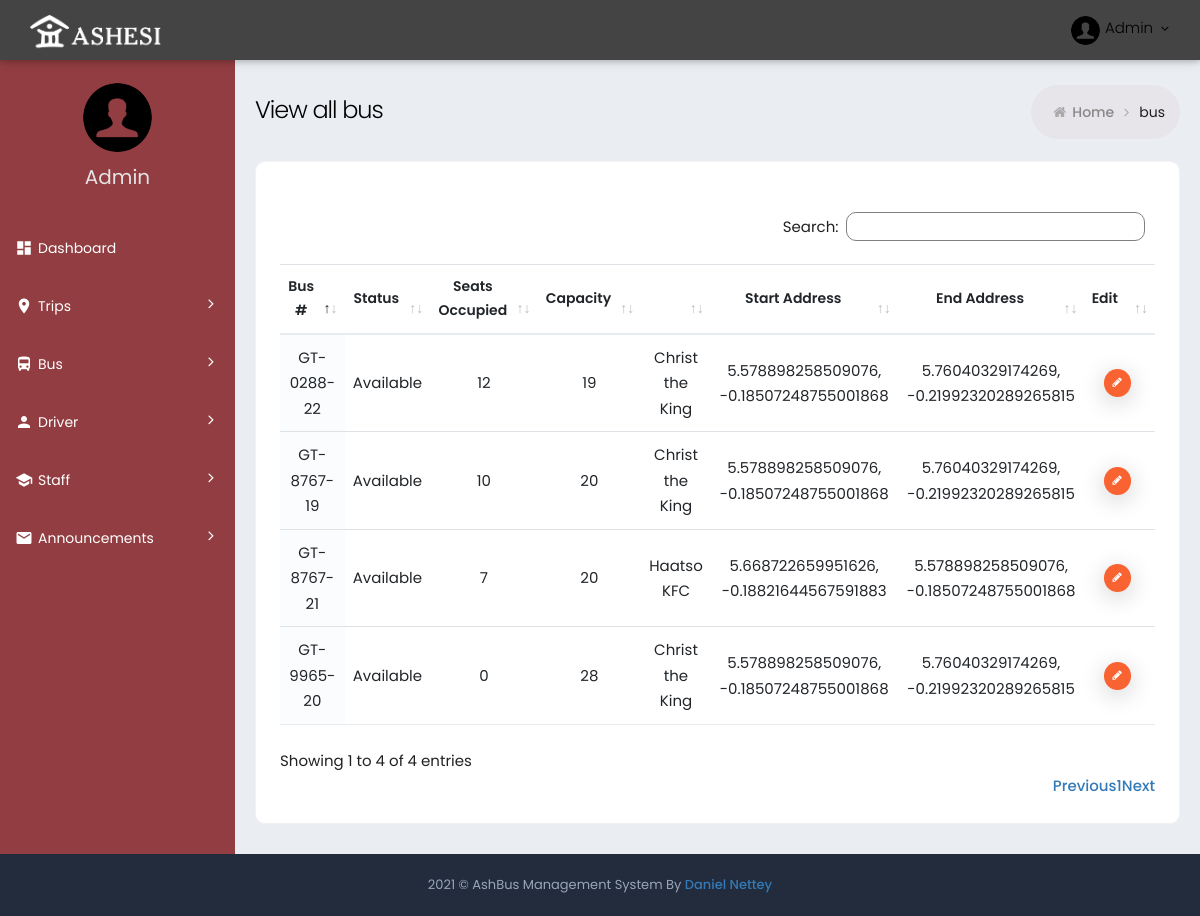
Page /bus/ on the earlier database version.
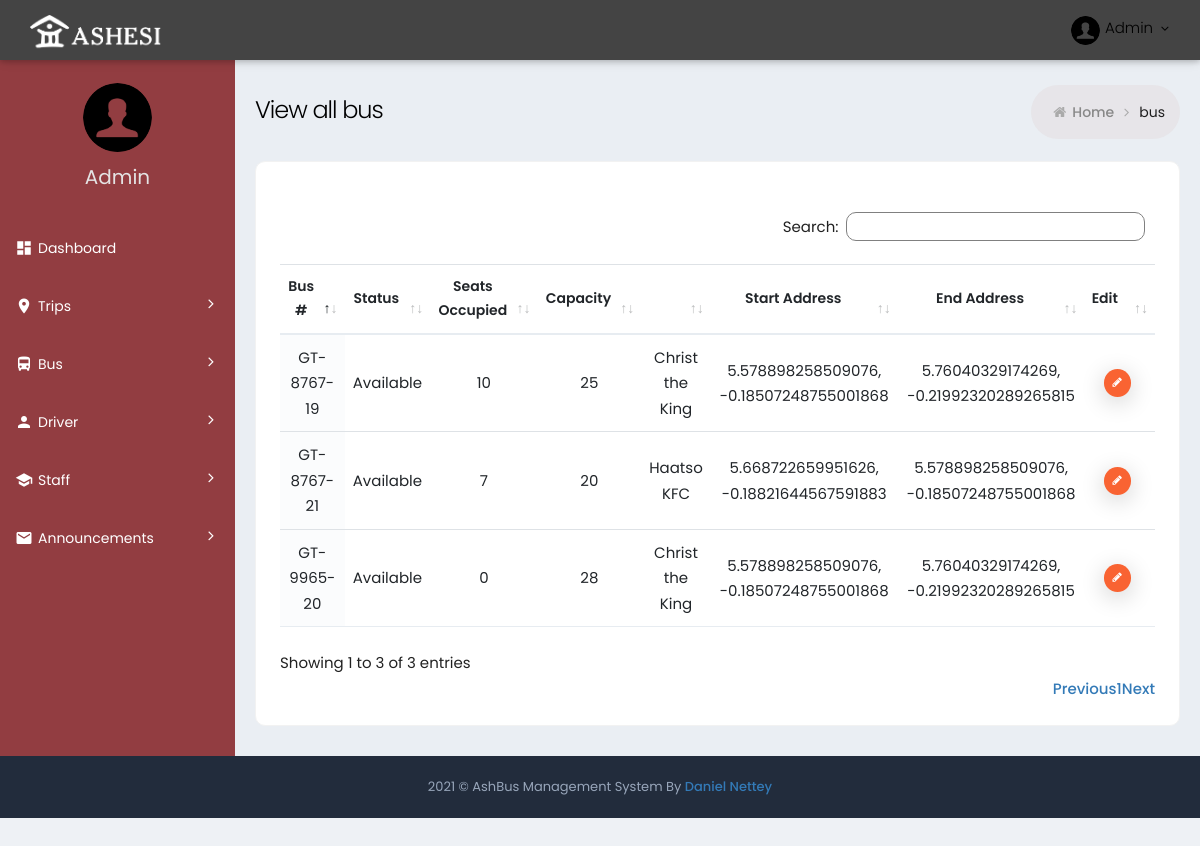
Same page on the later database version.
### ashbus/ashbus_web/models.py (models this page shows, shortened)
class Bus(models.Model):
    bus_number = models.CharField(max_length=40)
    status = models.CharField(max_length=20)
    capacity = models.IntegerField()
    seats_occupied = models.IntegerField()
    location = models.CharField(max_length=60)
    address = models.CharField(max_length=80)
    route = models.ForeignKey(Route, on_delete=models.CASCADE)

class Route(models.Model):
    start_address = models.CharField(max_length=60,default = "")
    end_address = models.CharField(max_length=60, default = "Ashesi University")
    start_location = models.CharField(max_length=40)
    end_location = models.CharField(max_length=40)
    route = models.TextField(default="w}qa@fwc@DP@zAHPF@ZBAZ@rGClJAzLEhXCpWGfN?fI?rHC~QCvH?xIGdYEbE?rFCx\\EdSCze@GfNAD?~DAlAG?G@MJEBKBa@AqGEkE@mNE_K?cK?gDDiCXoAXuClAyE~Bg@R]DK@]FE?EBCD?@?@CHEHGLmAjAgAnAwCtDiCnDkChDs@p@cGbEq@Z}@n@HTo@Pq@ZQLyApAo@`@s@VgB\\qA`@aDjA}FlBmA\\uAV_E\\yGh@kAFc@@c@Ci@IaBQ{AUgEc@uI}@eFe@uASyDs@uD}@wGoAuFy@eCKmCYeKcA}MsAkMuAuFs@cKaAgHq@mDm@a@I}Bu@iCeAuB_A_I_EyAi@wA]gAOeAGa@Aa@?eANcCZoAPwCTaCBsOw@_DOcJA_AA_AI_AG_Dk@{Bs@}@c@oEkCwBqAeFmDoDeCaDuBkC_BsAq@sCkAgFmByIeDm@]q@i@}EoGaC_DqA{As@k@m@UmBg@kFmAsIoBkD{@gAQkCYcD[oDWcCY}Bg@eBc@aDiAuBo@iDkAWK{@g@g@_@[c@W{@KyBG_@Om@gAoBUa@kA}A[W_Ag@iAm@yAgA{GyEaCeBaAo@cCeBsA_Ao@[wBu@[IA]Cc@[kD@k@Ha@N_@j@w@V[pAeA`BgAv@Uj@GXBtBb@b@LdDfAbDlA`Cz@jAj@TRFJRz@F^z@V")

### ashbus/ashbus_web/views.py (the view)
# urls.py: path('bus/', BusView, name="bus"),
def BusView(request):
    bus = Bus.objects.all()
    return render(request, "bus.html", {"bus":bus})

### ashbus/ashbus_web/templates/bus.html
{% extends 'innerBase.html'  %}
{% block Content %}
<div class="page-content-wrapper">
	<div class="page-content">
		<div class="page-bar">
			<div class="page-title-breadcrumb">
				<div class=" pull-left">
					<div class="page-title">View all bus</div>
				</div>
				<ol class="breadcrumb page-breadcrumb pull-right">
					<li><i class="fa fa-home"></i>&nbsp;<a class="parent-item" href="{% url 'index' %}">Home</a>&nbsp;<i
							class="fa fa-angle-right"></i>
					</li>
					<li class="active">bus</li>
				</ol>
			</div>
		</div>
		<div class="row">
			<div class="col-md-12">
				<div class="card card-box">
					<div class="card-body ">
						<div class="row p-b-20">
						</div>
						<div class="table-scrollable">
							<table class="table table-hover table-checkable order-column full-width" id="example4">
								<thead>
									<tr>
										<th class="center"> Bus # </th>
										<th class="center"> Status </th>
										<th class="center"> Seats Occupied </th>
										<th class="center"> Capacity </th>
										<th class="center">  </th>
										<th class="center"> Start Address </th>
										<th class="center"> End Address </th>
										<th class="center"> Edit </th>
									</tr>
								</thead>
								<tbody>
									{% for bus in bus%}
									<form action="">
										<tr class="odd gradeX">
											<td class="center"> {{ bus.bus_number }} </td>
											<td class="center"> {{ bus.status }} </td>
											<td class="center"> {{ bus.seats_occupied }} </td>
											<td class="center"> {{ bus.capacity }} </td>											<td class="center"> {{ bus.route.start_address }} </td>
											<td class="center"> {{ bus.route.start_location }} </td>
											<td class="center"> {{ bus.route.end_location }} </td>
											<td class="center">
												<a href="{% url 'edit_bus' bus.id %}" class="btn btn-tbl-delete btn-xs">
													<i class="fa fa-pencil"></i>
												</a>
											</td>
										</tr>
									</form>
									{% endfor %}
								</tbody>
							</table>
						</div>
					</div>
				</div>
			</div>
		</div>
	</div>
</div>
{% endblock Content %}

Differences in the rows shown:
removed Bus: bus_number "GT-0288-22", status "Available", seats_occupied "12", capacity "19", route.start_address "Christ the King", route.start_location "5.578898258509076, -0.18507248755001868", route.end_location "5.76040329174269, -0.21992320289265815"
changed Bus "GT-8767-19": capacity "20" → "25"
Other differences:
text written by a page script: "Search: Showing 1 to 4 of 4 entries Previous 1 Next" → "Search: Showing 1 to 3 of 3 entries Previous 1 Next"
